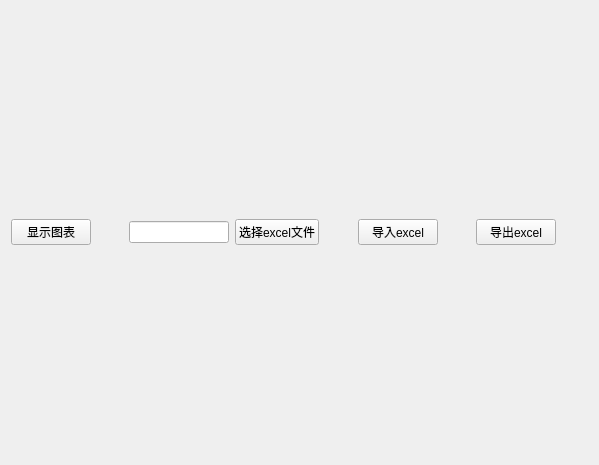
<?xml version="1.0" encoding="UTF-8"?>
<ui version="4.0">
 <class>Echarts</class>
 <widget class="QWidget" name="Echarts">
  <property name="geometry">
   <rect>
    <x>0</x>
    <y>0</y>
    <width>599</width>
    <height>465</height>
   </rect>
  </property>
  <property name="windowTitle">
   <string>Form</string>
  </property>
  <layout class="QVBoxLayout" name="verticalLayout_2">
   <item>
    <layout class="QVBoxLayout" name="verticalLayout">
     <item>
      <layout class="QHBoxLayout" name="horizontalLayout_3">
       <item>
        <widget class="QPushButton" name="send">
         <property name="text">
          <string>显示图表</string>
         </property>
        </widget>
       </item>
       <item>
        <spacer name="horizontalSpacer">
         <property name="orientation">
          <enum>Qt::Horizontal</enum>
         </property>
         <property name="sizeHint" stdset="0">
          <size>
           <width>40</width>
           <height>20</height>
          </size>
         </property>
        </spacer>
       </item>
       <item>
        <widget class="QLineEdit" name="lineEdit"/>
       </item>
       <item>
        <widget class="QPushButton" name="pushButton">
         <property name="text">
          <string>选择excel文件</string>
         </property>
        </widget>
       </item>
       <item>
        <spacer name="horizontalSpacer_2">
         <property name="orientation">
          <enum>Qt::Horizontal</enum>
         </property>
         <property name="sizeHint" stdset="0">
          <size>
           <width>40</width>
           <height>20</height>
          </size>
         </property>
        </spacer>
       </item>
       <item>
        <widget class="QPushButton" name="importexcel">
         <property name="text">
          <string>导入excel</string>
         </property>
        </widget>
       </item>
       <item>
        <spacer name="horizontalSpacer_3">
         <property name="orientation">
          <enum>Qt::Horizontal</enum>
         </property>
         <property name="sizeHint" stdset="0">
          <size>
           <width>40</width>
           <height>20</height>
          </size>
         </property>
        </spacer>
       </item>
       <item>
        <widget class="QPushButton" name="pushButton_2">
         <property name="text">
          <string>导出excel</string>
         </property>
        </widget>
       </item>
       <item>
        <spacer name="horizontalSpacer_4">
         <property name="orientation">
          <enum>Qt::Horizontal</enum>
         </property>
         <property name="sizeHint" stdset="0">
          <size>
           <width>40</width>
           <height>20</height>
          </size>
         </property>
        </spacer>
       </item>
      </layout>
     </item>
    </layout>
   </item>
  </layout>
 </widget>
 <resources/>
 <connections>
  <connection>
   <sender>pushButton</sender>
   <signal>clicked()</signal>
   <receiver>Echarts</receiver>
   <slot>choosefilepath()</slot>
   <hints>
    <hint type="sourcelabel">
     <x>293</x>
     <y>237</y>
    </hint>
    <hint type="destinationlabel">
     <x>593</x>
     <y>339</y>
    </hint>
   </hints>
  </connection>
  <connection>
   <sender>importexcel</sender>
   <signal>clicked()</signal>
   <receiver>Echarts</receiver>
   <slot>import_excel()</slot>
   <hints>
    <hint type="sourcelabel">
     <x>399</x>
     <y>230</y>
    </hint>
    <hint type="destinationlabel">
     <x>606</x>
     <y>302</y>
    </hint>
   </hints>
  </connection>
  <connection>
   <sender>pushButton_2</sender>
   <signal>clicked()</signal>
   <receiver>Echarts</receiver>
   <slot>export_excel()</slot>
   <hints>
    <hint type="sourcelabel">
     <x>528</x>
     <y>235</y>
    </hint>
    <hint type="destinationlabel">
     <x>600</x>
     <y>153</y>
    </hint>
   </hints>
  </connection>
 </connections>
 <slots>
  <slot>choosefilepath()</slot>
  <slot>import_excel()</slot>
  <slot>export_excel()</slot>
 </slots>
</ui>
